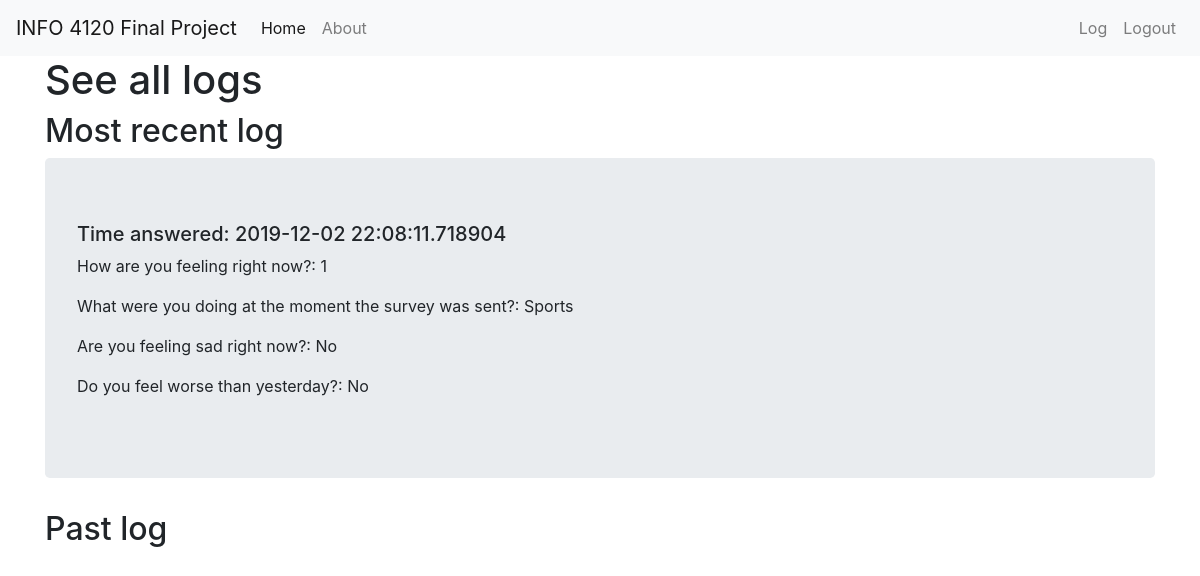
Screenshot of /home (signed in) with the database file from the repository.
### app/model.py (models this page shows, shortened)
class Answer(db.Model):
    id = db.Column(db.Integer, primary_key=True)
    user_id = db.Column(db.Integer, db.ForeignKey('user.id'), nullable=False)
    log_number = db.Column(db.Integer, db.ForeignKey('log.id'), nullable=False)
    question1 = db.Column(db.String(20), unique=True, nullable=False)
    question2 = db.Column(db.String(20), unique=True, nullable=False)
    question3 = db.Column(db.String(20), unique=True, nullable=False)
    question4 = db.Column(db.String(20), unique=True, nullable=False)
    date_answer = db.Column(db.DateTime, nullable=False, default=datetime.utcnow)

### app/routes.py (the view)
@app.route('/home')
def home():
    recent_answer = Answer.query.filter_by(user_id=1).order_by(Answer.id.desc()).first()
    past_answer = Answer.query.order_by(Answer.id.desc()).all()
    return render_template('home.html', title='Home', recent_answer=recent_answer, past_answer=past_answer)

### app/model.py (called while the page is built)
@login_manager.user_loader
def load_user(user_id):
    return User.query.get(int(user_id))

### app/templates/home.html (shortened to what this page needs)
{% extends "base.html" %}
{% block content %}
<div class="content-section container">
  <h1>See all logs</h1>
  <h2>Most recent log</h2>
  <div class="container jumbotron">
    <h5>Time answered: {{recent_answer.date_answer}}</h5>
    <p>How are you feeling right now?: {{recent_answer.question1}}</p>
    <p>What were you doing at the moment the survey was sent?: {{recent_answer.question2}}</p>
    <p>Are you feeling sad right now?: {{recent_answer.question3}}</p>
    <p>Do you feel worse than yesterday?: {{recent_answer.question4}}</p>
  </div>
  <h2>Past log</h2>
</div>
{% endblock %}

### rows the page displays
Answer: date_answer "2019-12-02 22:08:11.718904", question1 "1", question2 "Sports", question3 "No", question4 "No"
